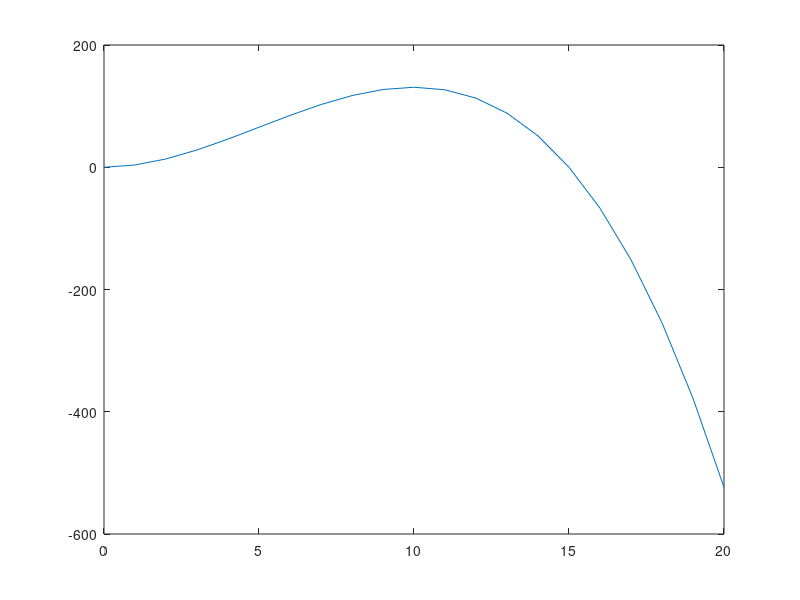

MATLAB code for this plot: (Note: this script raises an error after producing the figure.)
%Bach Phan
%tank volume problem
function sol = tank_volume()
  h = 0:1:20;
  V = arrayfun(@function_tank_volume, h);
  plot(h,V);
  hline = refline([0 45]);
  hline.Color = 'r';
  h1 = fzero(@(h) function_tank_volume(h) - 45, 4);%first root
  h2 = fzero(@(h) function_tank_volume(h) - 45, 14);%second root
  sol = [h1,h2];
  disp(sol);
end

function V = function_tank_volume(h)
  D = 10; %m
  C = 1/2;
  V = D^3*C*pi/12*(3*(h/D)^2 - 2*(h/D)^3);
end